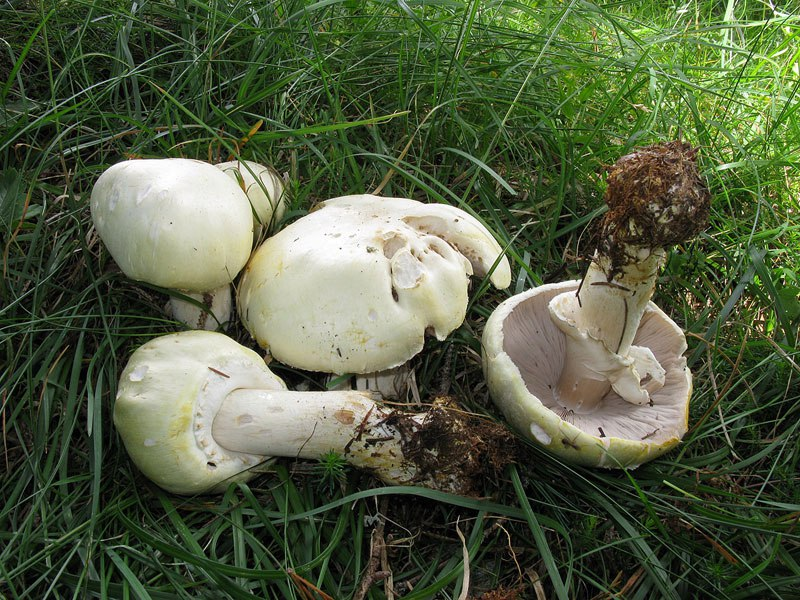
#> input picture data/test/Agaricus/003_4AurAO4Jil8.jpg, 800 x 600 px; its folder holds only this picture in this run
$ python risize_pictures.py   (older library calls are emulated)
#> lines starting #> are read from the running program, lines starting #| are printed output that depends on the picture
#!/usr/bin/python
from PIL import Image
import os, sys
from pathlib import Path

path_test = "./data/test/" #Change path to the one where pictures are
path_train = "./data/train/"

mashroom_kinds = os.listdir( path_test )

def resize(kind, type):
#> called with kind = 'Agaricus', type = 'test'
    if type == "test":
        path = path_test + kind + "/"
        destination_path = './data/resized_pictures/test/' + kind + '/'
    else:
        path = path_train + kind + "/"
        destination_path = './data/resized_pictures/train/' + kind + '/'

    dirs = os.listdir( path )

    for item in dirs:
        if os.path.isfile(path+item):
            im = Image.open(path+item)
#> im is the input picture: PIL image 800x600 RGB; mean R, G, B 82.7, 93.6, 65.5
            file_name = item.split('.')[0]

            Path(destination_path).mkdir(parents=True, exist_ok=True)

            imResize = im.resize((256,256), Image.ANTIALIAS)
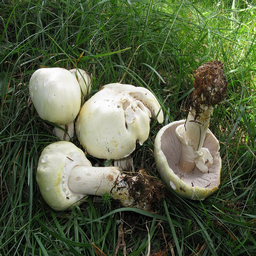
#> imResize: PIL image 256x256 RGB; mean R, G, B 82.7, 93.6, 65.5
            imResize.save(destination_path + file_name + '.jpg', 'JPEG', quality=90)


for kind in mashroom_kinds:
    resize(kind, 'test')
    resize(kind, 'train')
#> pass 2 of the loop `for kind in mashroom_kinds:`:
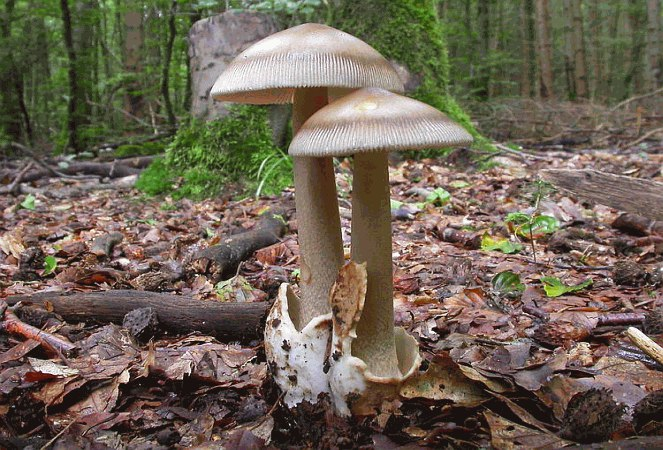
#> input picture data/test/Amanita/004_wIVV5id0aOg.jpg, 663 x 450 px
#> in resize, im is the input picture: PIL image 663x450 RGB; mean R, G, B 110.5, 99.4, 84.3
#> in resize (call 3), `imResize = im.resize((256,256), Image.ANTIALIAS)`:
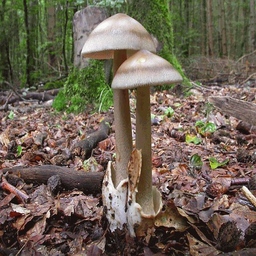
#> imResize: PIL image 256x256 RGB; mean R, G, B 110.5, 99.4, 84.3


print("Resize done")
